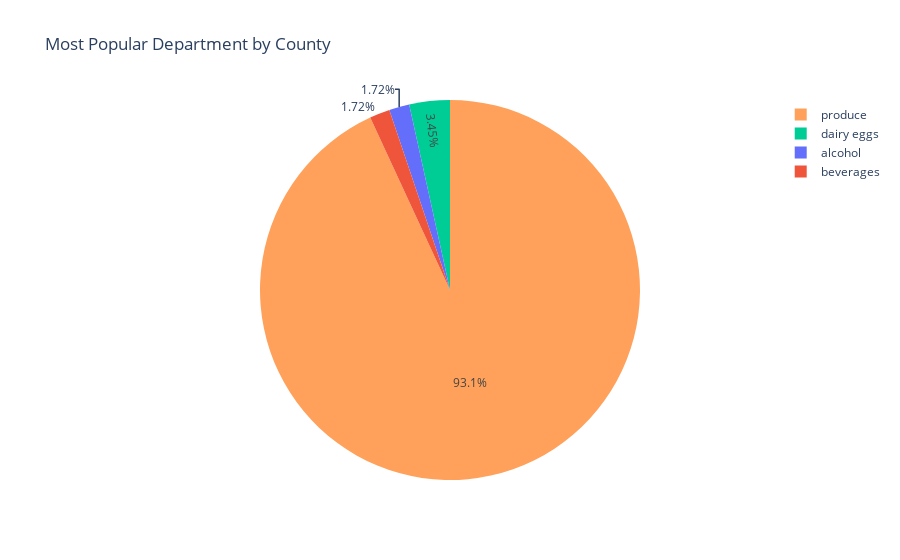

Write notebook code for a chart like this one.
### Code cell
px.pie(top_department, names='department', color='county', title='Most Popular Department by County')

### Figure 1 — Plotly figure (JSON) as saved in the notebook; plotly's stock layout.template omitted (floating-point values rounded to 4 significant figures)
{"data": [{"customdata": [["Butte"], ["San Bernardino"], ["Tehama"], ["Sierra"], ["Alameda"], ["Plumas"], ["Riverside"], ["Sacramento"], ["San Benito"], ["San Diego"], ["San Francisco"], ["San Joaquin"], ["San Luis Obispo"], ["San Mateo"], ["Santa Barbara"], ["Santa Cruz"], ["Placer"], ["Shasta"], ["Siskiyou"], ["Solano"], ["Sonoma"], ["Stanislaus"], ["Sutter"], ["Trinity"], ["Tulare"], ["Tuolumne"], ["Ventura"], ["Santa Clara"], ["Orange"], ["Nevada"], ["Napa"], ["Alpine"], ["Amador"], ["Calaveras"], ["Colusa"], ["Contra Costa"], ["Del Norte"], ["El Dorado"], ["Fresno"], ["Glenn"], ["Humboldt"], ["Imperial"], ["Inyo"], ["Kern"], ["Kings"], ["Lake"], ["Lassen"], ["Los Angeles"], ["Madera"], ["Marin"], ["Mariposa"], ["Mendocino"], ["Merced"], ["Modoc"], ["Mono"], ["Monterey"], ["Yolo"], ["Yuba"]], "domain": {"x": [0, 1], "y": [0, 1]}, "hovertemplate": "department=%{label}<br>county=%{customdata[0]}<extra></extra>", "labels": ["alcohol", "beverages", "dairy eggs", "dairy eggs", "produce", "produce", "produce", "produce", "produce", "produce", "produce", "produce", "produce", "produce", "produce", "produce", "produce", "produce", "produce", "produce", "produce", "produce", "produce", "produce", "produce", "produce", "produce", "produce", "produce", "produce", "produce", "produce", "produce", "produce", "produce", "produce", "produce", "produce", "produce", "produce", "produce", "produce", "produce", "produce", "produce", "produce", "produce", "produce", "produce", "produce", "produce", "produce", "produce", "produce", "produce", "produce", "produce", "produce"], "legendgroup": "", "marker": {"colors": ["#636efa", "#EF553B", "#00cc96", "#ab63fa", "#FFA15A", "#19d3f3", "#FF6692", "#B6E880", "#FF97FF", "#FECB52", "#636efa", "#EF553B", "#00cc96", "#ab63fa", "#FFA15A", "#19d3f3", "#FF6692", "#B6E880", "#FF97FF", "#FECB52", "#636efa", "#EF553B", "#00cc96", "#ab63fa", "#FFA15A", "#19d3f3", "#FF6692", "#B6E880", "#FF97FF", "#FECB52", "#636efa", "#EF553B", "#00cc96", "#ab63fa", "#FFA15A", "#19d3f3", "#FF6692", "#B6E880", "#FF97FF", "#FECB52", "#636efa", "#EF553B", "#00cc96", "#ab63fa", "#FFA15A", "#19d3f3", "#FF6692", "#B6E880", "#FF97FF", "#FECB52", "#636efa", "#EF553B", "#00cc96", "#ab63fa", "#FFA15A", "#19d3f3", "#FF6692", "#B6E880"]}, "name": "", "showlegend": true, "type": "pie"}], "layout": {"legend": {"tracegroupgap": 0}, "title": {"text": "Most Popular Department by County"}}}
